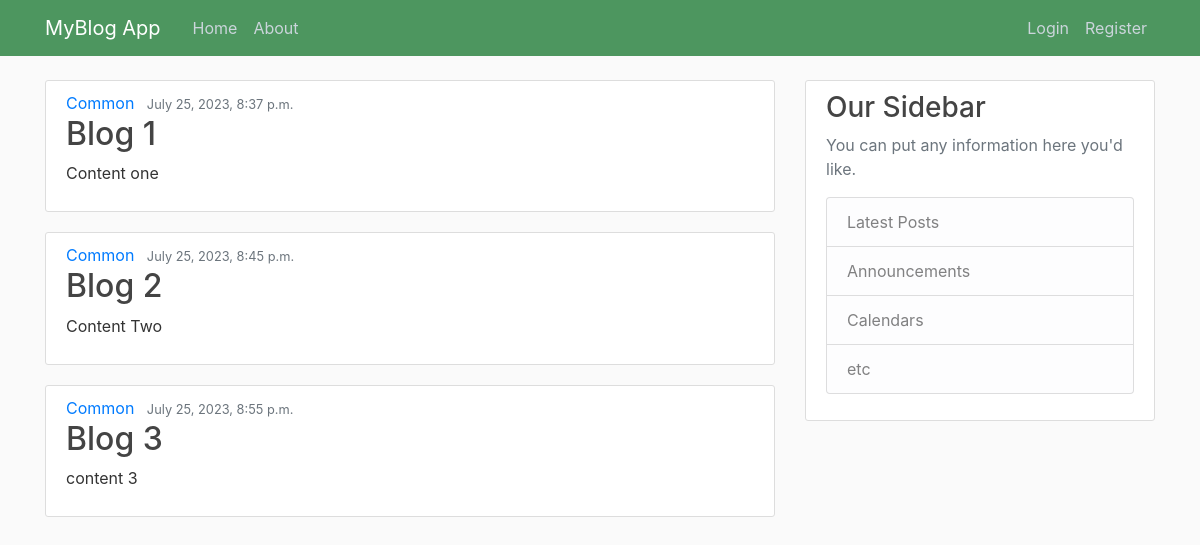
The app's page /, older data.
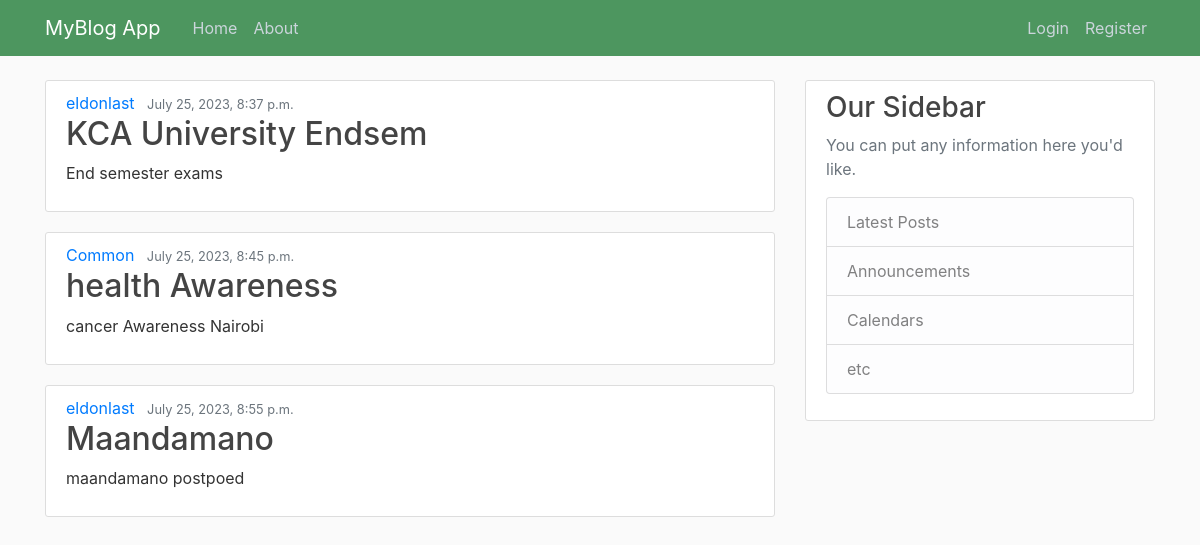
The same page, newer data.
### blogg/models.py (models this page shows, shortened)
class Post(models.Model):
    title=models.CharField(max_length=100)
    content= models.TextField()
    date_posted= models.DateTimeField(default=timezone.now)
    author= models.ForeignKey(User, on_delete=models.CASCADE)

### blogg/views.py (the view)
# urls.py: 2. Add a URL to urlpatterns:  path('', views.home, name='home')
def home(request):
    context={
        'posts':Post.objects.all()
    }
    return render(request, 'blogg/home.html',context)

### blogg/templates/blogg/home.html
{% extends "blogg/base.html"%}
{% block content %}
  {% for post in posts %}
  <article class="media content-section">
    <div class="media-body">
      <div class="article-metadata">
        <a class="mr-2" href="#">{{ post.author }}</a>
        <small class="text-muted">{{ post.date_posted }}</small>
      </div>
      <h2><a class="article-title" href="#">{{ post.title }}</a></h2>
      <p class="article-content">{{ post.content }}</p>
    </div>
  </article>
  {% endfor %}
  {% endblock content %}

### blogg/templates/blogg/base.html (shortened to what this page needs)
{% load static %}
<!DOCTYPE html>
<html>
    <head>
    <link rel="stylesheet" href="https://cdn.jsdelivr.net/npm/bootstrap@4.1.3/dist/css/bootstrap.min.css">
</head>
<header class="site-header">
  <nav class="navbar navbar-expand-md navbar-dark bg-steel fixed-top">
    <div class="container">
      <a class="navbar-brand mr-4" href="/">MyBlog App</a>
      <div class="collapse navbar-collapse" id="navbarToggle">
        <div class="navbar-nav mr-auto">
          <a class="nav-item nav-link" href="/">Home</a>
          <a class="nav-item nav-link" href="/about">About</a>
        </div>
        <div class="navbar-nav">
          <a class="nav-item nav-link" href="#">Login</a>
          <a class="nav-item nav-link" href="#">Register</a>
        </div>
      </div>
    </div>
  </nav>
</header>
<main role="main" class="container">
  <div class="row">
    <div class="col-md-8">
      {% block content %}{% endblock %}
    </div>
    <div class="col-md-4">
      <div class="content-section">
        <h3>Our Sidebar</h3>
        <p class='text-muted'>You can put any information here you'd like.
          <ul class="list-group">
            <li class="list-group-item list-group-item-light">Latest Posts</li>
            <li class="list-group-item list-group-item-light">Announcements</li>
            <li class="list-group-item list-group-item-light">Calendars</li>
            <li class="list-group-item list-group-item-light">etc</li>
          </ul>
        </p>
      </div>
    </div>
  </div>
</main>
    </body>
</html>

### blogg/templates/blogg/base.html (style rules this page uses)
h1, h2, h3, h4, h5, h6 { color: #444444; }
ul { margin: 0; }
.bg-steel { background-color: #4d965f; }
.site-header .navbar-nav .nav-link { color: #cbd5db; }
.content-section { background: #ffffff; padding: 10px 20px; border: 1px solid #dddddd; border-radius: 3px; margin-bottom: 20px; }
.article-title { color: #444444; }
.article-content { white-space: pre-line; }

Row changes from the older to the newer data that the page shows:
changed Post: author "Common" → "eldonlast"; title "Blog 1" → "KCA University Endsem"; content "Content one" → "End semester exams"
changed Post "Common": title "Blog 2" → "health Awareness"; content "Content Two" → "cancer Awareness Nairobi"
changed Post: author "Common" → "eldonlast"; title "Blog 3" → "Maandamano"; content "content 3" → "maandamano postpoed"
